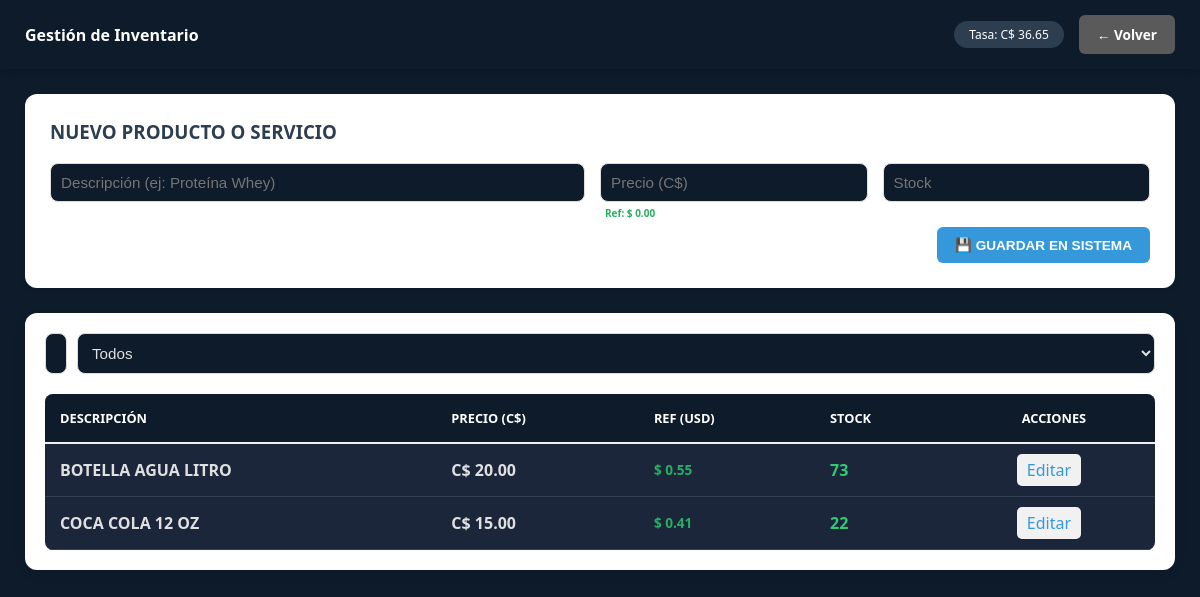
Page /views/admin/gestion_inventario.php (signed in) on the committed database.
### tables this page shows
CREATE TABLE `inventario` (
  `id` int(11) NOT NULL,
  `descripcion` varchar(150) NOT NULL,
  `precio` decimal(10,2) NOT NULL,
  `cantidad` int(11) NOT NULL DEFAULT 0
);

### config/AppConfig.php (called while the page is built, shortened)
<?php
class AppConfig {
    private $conn;
    private $table_name = "configuracion";
    public function __construct($db) {
        $this->conn = $db;
    }
    private function asegurarColumnaTema() {
        try {
            $this->conn->exec("ALTER TABLE configuracion ADD COLUMN tema VARCHAR(20) DEFAULT 'default'");
        } catch (PDOException $e) {}
    }
    public function obtenerConfig() {
        $query = "SELECT * FROM " . $this->table_name . " WHERE id = 1 LIMIT 1";
        $stmt = $this->conn->prepare($query);
        $stmt->execute();
        $this->config_cache = $stmt->fetch(PDO::FETCH_ASSOC);
        return $this->config_cache;
    }
}

### classes/Inventario.php (called while the page is built, shortened)
<?php
class Inventario {
    private $conn;
    private $table_name = "inventario";
    public function __construct($db) {
        $this->conn = $db;
    }
    public function leerTodo() {
        $query = "SELECT * FROM " . $this->table_name . " ORDER BY descripcion ASC";
        $stmt = $this->conn->prepare($query);
        $stmt->execute();
        return $stmt;
    }
}

### views/admin/gestion_inventario.php (the view, shortened to what this page needs)
<?php
require_once "../../config/AppConfig.php";
require_once "../../classes/Inventario.php";
$db = (new Database())->getConnection();
$configObj = new AppConfig($db);
$config = $configObj->obtenerConfig();
$invObj = new Inventario($db);
$productos = $invObj->leerTodo();
$tasa = $config['tasa_cambio'] ?? 36.65;
$tema = $_SESSION['tema'] ?? 'default';
?>
<!DOCTYPE html>
<html lang="es">
<head>
    <link rel="stylesheet" href="../../public/css/estilos.css">
</head>
<body class="<?php echo ($tema !== 'default') ? 'tema-' . $tema : ''; ?>">
    <header>
        <div class="logo"><h2><i class="fas fa-warehouse"></i> Gestión de Inventario</h2></div>
        <div style="display:flex; align-items:center; gap:15px;">
            <span class="tasa-flotante">Tasa: C$ <?php echo number_format($tasa, 2); ?></span>
            <a href="../dashboard.php" class="btn-volver gris">← Volver</a>
        </div>
    </header>
    <div class="dashboard-wrapper">
        <div style="background: white; padding: 25px; border-radius: 12px; margin-bottom: 25px; box-shadow: 0 4px 6px rgba(0,0,0,0.05);">
            <h3 style="margin-top:0; color:#2c3e50;">NUEVO PRODUCTO O SERVICIO</h3>
            <form action="../../controllers/InventarioController.php" method="POST">
                <div style="display: grid; grid-template-columns: 2fr 1fr 1fr; gap: 15px;">
                    <input type="text" name="descripcion" placeholder="Descripción (ej: Proteína Whey)" required style="padding:10px; border:1px solid #ddd; border-radius:8px;">
                    <div style="position:relative;">
                        <input type="number" step="0.01" name="precio" id="precio_new" placeholder="Precio (C$)" required style="padding:10px; border:1px solid #ddd; border-radius:8px; width:100%;">
                        <small id="ref_usd_new" style="color:#27ae60; font-weight:bold; position:absolute; bottom:-18px; left:5px; font-size:10px;">Ref: $ 0.00</small>
                    </div>
                    <input type="number" name="cantidad" placeholder="Stock" required style="padding:10px; border:1px solid #ddd; border-radius:8px;">
                </div>
                <div style="text-align:right; margin-top:25px;">
                    <button type="submit" name="agregar" class="btn-accion" style="border:none; cursor:pointer; background:#3498db;">💾 GUARDAR EN SISTEMA</button>
                </div>
            </form>
        </div>
        <div style="background: white; padding: 20px; border-radius: 12px; box-shadow: 0 4px 15px rgba(0,0,0,0.05);">
            <div style="margin-bottom: 15px; display: flex; gap: 10px;">
                <input type="text" id="busqueda_inventario" placeholder="<i class='fas fa-search'></i> Buscar producto..." style="padding: 10px; border: 1px solid #ddd; border-radius: 8px; flex: 1;">
                <select id="filtro_stock" style="padding: 10px; border: 1px solid #ddd; border-radius: 8px;">
                    <option value="todos">Todos</option>
                </select>
            </div>
            <table style="width: 100%; border-collapse: collapse;" id="tabla_inventario">
                <thead>
                    <tr style="background: #f8f9fa; color: #7f8c8d; text-align: left; border-bottom: 2px solid #eee;">
                        <th style="padding: 15px;">DESCRIPCIÓN</th>
                        <th style="padding: 15px;">PRECIO (C$)</th>
                        <th style="padding: 15px;">REF (USD)</th>
                        <th style="padding: 15px;">STOCK</th>
                        <th style="padding: 15px; text-align: center;">ACCIONES</th>
                    </tr>
                </thead>
                <tbody id="tbody_inventario">
                    <?php while ($prod = $productos->fetch(PDO::FETCH_ASSOC)): ?>
                    <tr class="fila-producto" data-descripcion="<?php echo strtolower($prod['descripcion']); ?>" data-stock="<?php echo $prod['cantidad']; ?>" style="border-bottom: 1px solid #eee;">
                        <td style="padding: 15px;">
                            <strong><?php echo strtoupper($prod['descripcion']); ?></strong>
                        </td>
                        <td style="padding: 15px; font-weight:bold;">
                            C$ <?php echo number_format($prod['precio'], 2); ?>
                        </td>
                        <td style="padding: 15px;">
                            <span class="badge-usd">$ <?php echo number_format($prod['precio'] / $tasa, 2); ?></span>
                        </td>
                        <td style="padding: 15px;">
                            <?php if($prod['cantidad'] <= 5): ?>
                                <span style="color:#e74c3c; font-weight:bold;">⚠️ <?php echo $prod['cantidad']; ?> (Bajo)</span>
                            <?php else: ?>
                                <span style="color:#2ecc71; font-weight:bold;"><?php echo $prod['cantidad']; ?></span>
                            <?php endif; ?>
                        </td>
                        <td style="padding: 15px; text-align: center;">
                            <a href="editar_producto.php?id=<?php echo $prod['id']; ?>" class="btn-edit" style="text-decoration:none; padding:5px 10px; background:#f1f1f1; border-radius:5px;"><i class="fas fa-edit"></i> Editar</a>
                        </td>
                    </tr>
                    <?php endwhile; ?>
                </tbody>
            </table>
        </div>
    </div>
</body>
</html>

### public/css/estilos.css (style rules this page uses)
:root { --primary: #27ae60; --secondary: #2c3e50; --danger: #e74c3c; --warning: #f39c12; --info: #3498db; --dark: #1a1a1a; --light: #f4f4f4; --bg-body: #f4f4f4; --bg-card: #ffffff; --text-main: #333333; --text-muted: #666666; --border-color: #dddddd; --header-bg: #2c3e50; --input-bg: #ffffff; --input-text: #333333; --input-border: #cccccc; --link-color: #2980b9; }
body.tema-darkblue { --primary: #3498db; --secondary: #0d1b2a; --danger: #e74c3c; --warning: #f39c12; --info: #5dade2; --dark: #f4f4f4; --light: #1b263b; --bg-body: #0d1b2a; --bg-card: #1b263b; --text-main: #e0e0e0; --text-muted: #94a3b8; --border-color: #334155; --header-bg: #0d1b2a; --input-bg: #0d1b2a; --input-text: #e0e0e0; --input-border: #334155; --link-color: #3498db; }
* { box-sizing: border-box; }
body { font-family: 'Segoe UI', Tahoma, Geneva, Verdana, sans-serif; background-color: var(--bg-body); color: var(--text-main); margin: 0; }
header { background: var(--header-bg); color: white; padding: 15px 25px; display: flex; justify-content: space-between; align-items: center; box-shadow: 0 2px 10px rgba(0,0,0,0.2); }
.dashboard-wrapper { padding: 25px; max-width: 1400px; margin: 0 auto; }
.btn-accion, .btn-menu { display: inline-block; padding: 10px 18px; background: var(--secondary); color: white !important; text-decoration: none; border-radius: 6px; font-weight: 600; font-size: 0.85rem; transition: all 0.2s ease; border: none; cursor: pointer; }
.btn-volver { display: inline-block; padding: 8px 15px; background: var(--header-bg); color: white; text-decoration: none; border-radius: 5px; font-size: 0.8rem; font-weight: 600; }
table { width: 100%; border-collapse: collapse; background: var(--bg-card); color: var(--text-main); border-radius: 8px; overflow: hidden; margin-top: 20px; }
th { background: var(--header-bg); color: white; padding: 14px 12px; text-align: left; font-size: 0.8rem; text-transform: uppercase; }
td { padding: 12px; border-bottom: 1px solid var(--border-color); }
input, select, textarea { background: var(--input-bg); color: var(--input-text); border: 1px solid var(--input-border); padding: 12px; border-radius: 6px; font-size: 0.95rem; width: 100%; }
h1, h2, h3, h4, h5, h6 { color: var(--text-main); margin-top: 0; }
a { color: var(--link-color); text-decoration: none; }
.logo h2 { color: white; font-size: 1rem; margin: 0; }
body.tema-oscuro header h2, body.tema-darkblue header h2 { color: white; }
body.tema-oscuro .logo h2, body.tema-darkblue .logo h2 { color: white; }
.btn-volver { display: inline-block; padding: 10px 18px; background: var(--secondary); color: white !important; text-decoration: none; border-radius: 6px; font-weight: 600; font-size: 0.85rem; transition: all 0.2s ease; }
.btn-volver.gris { background: #7f8c8d; }
body.tema-oscuro .btn-volver.gris, body.tema-darkblue .btn-volver.gris { background: #5a5a5a; }

### views/admin/gestion_inventario.php (style rules this page uses)
.badge-usd { color: #27ae60; font-weight: bold; font-size: 0.85rem; display: block; }
.tasa-flotante { background: #2c3e50; color: white; padding: 5px 15px; border-radius: 20px; font-size: 12px; }

### rows in the picture
inventario: descripcion "BOTELLA AGUA LITRO", precio "20.00", $prod['precio']/$tasa "0.55", cantidad "73"
inventario: descripcion "COCA COLA 12 OZ", precio "15.00", $prod['precio']/$tasa "0.41", cantidad "22"

### other values in the picture
$tasa "36.65"
